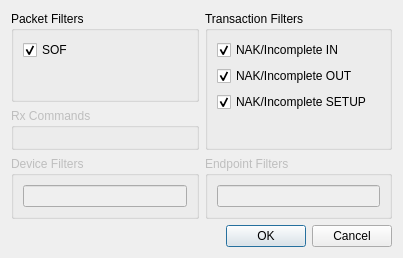
<?xml version="1.0" encoding="UTF-8"?>
<ui version="4.0">
 <class>FilterWindow</class>
 <widget class="QDialog" name="FilterWindow">
  <property name="geometry">
   <rect>
    <x>0</x>
    <y>0</y>
    <width>403</width>
    <height>258</height>
   </rect>
  </property>
  <property name="windowTitle">
   <string>Filter</string>
  </property>
  <layout class="QGridLayout" name="gridLayout">
   <item row="1" column="0">
    <widget class="QGroupBox" name="groupBox_3">
     <property name="enabled">
      <bool>false</bool>
     </property>
     <property name="title">
      <string>Rx Commands</string>
     </property>
     <layout class="QVBoxLayout" name="verticalLayout_3">
      <item>
       <spacer name="verticalSpacer_3">
        <property name="orientation">
         <enum>Qt::Vertical</enum>
        </property>
        <property name="sizeHint" stdset="0">
         <size>
          <width>20</width>
          <height>10</height>
         </size>
        </property>
       </spacer>
      </item>
     </layout>
    </widget>
   </item>
   <item row="0" column="1" rowspan="2">
    <widget class="QGroupBox" name="groupBox_2">
     <property name="title">
      <string>Transaction Filters</string>
     </property>
     <layout class="QVBoxLayout" name="verticalLayout_2">
      <item>
       <widget class="QCheckBox" name="checkNAKIN">
        <property name="text">
         <string>NAK/Incomplete IN</string>
        </property>
        <property name="checked">
         <bool>true</bool>
        </property>
       </widget>
      </item>
      <item>
       <widget class="QCheckBox" name="checkNAKOUT">
        <property name="text">
         <string>NAK/Incomplete OUT</string>
        </property>
        <property name="checked">
         <bool>true</bool>
        </property>
       </widget>
      </item>
      <item>
       <widget class="QCheckBox" name="checkNAKSETUP">
        <property name="text">
         <string>NAK/Incomplete SETUP</string>
        </property>
        <property name="checked">
         <bool>true</bool>
        </property>
       </widget>
      </item>
      <item>
       <spacer name="verticalSpacer">
        <property name="orientation">
         <enum>Qt::Vertical</enum>
        </property>
        <property name="sizeHint" stdset="0">
         <size>
          <width>20</width>
          <height>40</height>
         </size>
        </property>
       </spacer>
      </item>
     </layout>
    </widget>
   </item>
   <item row="0" column="0">
    <widget class="QGroupBox" name="groupBox">
     <property name="title">
      <string>Packet Filters</string>
     </property>
     <layout class="QVBoxLayout" name="verticalLayout">
      <item>
       <widget class="QCheckBox" name="checkSOF">
        <property name="text">
         <string>SOF</string>
        </property>
        <property name="checked">
         <bool>true</bool>
        </property>
       </widget>
      </item>
      <item>
       <spacer name="verticalSpacer_2">
        <property name="orientation">
         <enum>Qt::Vertical</enum>
        </property>
        <property name="sizeHint" stdset="0">
         <size>
          <width>20</width>
          <height>40</height>
         </size>
        </property>
       </spacer>
      </item>
     </layout>
    </widget>
   </item>
   <item row="3" column="0" colspan="2">
    <widget class="QDialogButtonBox" name="buttonBox">
     <property name="orientation">
      <enum>Qt::Horizontal</enum>
     </property>
     <property name="standardButtons">
      <set>QDialogButtonBox::Cancel|QDialogButtonBox::Ok</set>
     </property>
    </widget>
   </item>
   <item row="2" column="0">
    <widget class="QGroupBox" name="groupBox_4">
     <property name="enabled">
      <bool>false</bool>
     </property>
     <property name="title">
      <string>Device Filters</string>
     </property>
     <property name="checkable">
      <bool>false</bool>
     </property>
     <property name="checked">
      <bool>false</bool>
     </property>
     <layout class="QVBoxLayout" name="verticalLayout_5">
      <item>
       <widget class="QLineEdit" name="lineDevice"/>
      </item>
     </layout>
    </widget>
   </item>
   <item row="2" column="1">
    <widget class="QGroupBox" name="groupBox_5">
     <property name="enabled">
      <bool>false</bool>
     </property>
     <property name="title">
      <string>Endpoint Filters</string>
     </property>
     <layout class="QVBoxLayout" name="verticalLayout_4">
      <item>
       <widget class="QLineEdit" name="lineEndpoint"/>
      </item>
     </layout>
    </widget>
   </item>
  </layout>
 </widget>
 <resources/>
 <connections>
  <connection>
   <sender>buttonBox</sender>
   <signal>accepted()</signal>
   <receiver>FilterWindow</receiver>
   <slot>accept()</slot>
   <hints>
    <hint type="sourcelabel">
     <x>248</x>
     <y>254</y>
    </hint>
    <hint type="destinationlabel">
     <x>157</x>
     <y>274</y>
    </hint>
   </hints>
  </connection>
  <connection>
   <sender>buttonBox</sender>
   <signal>rejected()</signal>
   <receiver>FilterWindow</receiver>
   <slot>reject()</slot>
   <hints>
    <hint type="sourcelabel">
     <x>316</x>
     <y>260</y>
    </hint>
    <hint type="destinationlabel">
     <x>286</x>
     <y>274</y>
    </hint>
   </hints>
  </connection>
 </connections>
</ui>
